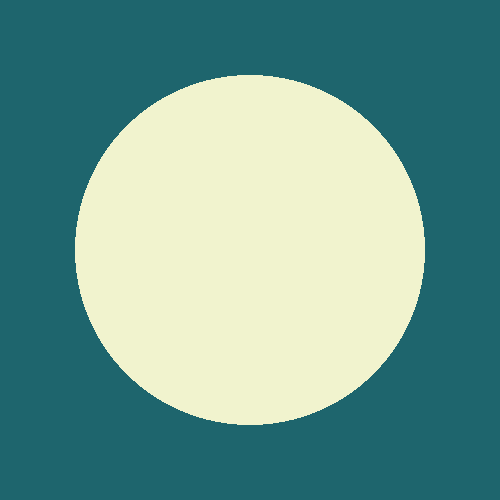
#> input picture plotting/images/rough_shape.png, 500 x 500 px
$ python antialiasplot.py
#> lines starting #> are read from the running program, lines starting #| are printed output that depends on the picture
import matplotlib.image as mpimg
import matplotlib.pyplot as plt
import numpy as np
from matplotlib.ticker import LinearLocator, FormatStrFormatter


# [33 lines of commented-out code are left out]


img = mpimg.imread('./images/rough_shape.png')
#> img is the input picture: shape (500, 500, 4) float32; mean R, G, B, A 0.436, 0.61, 0.573, 1
# plt.imshow(img)
# # lum_img = img[:, :, 0]
# # plt.imshow(lum_img)
# plt.show()


# img = mpimg.imread('./images/rough_shape.png')
img = mpimg.imread('./images/smooth_shape.png')
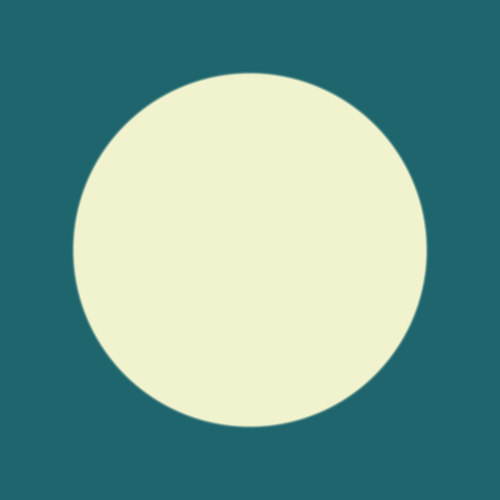
#> input picture plotting/images/smooth_shape.png, 500 x 500 px
#> img is the input picture: shape (500, 500, 4) float32; mean R, G, B, A 0.443, 0.614, 0.576, 1

# plt.imshow(img)

fig, ax = plt.subplots()

# make data
lum_img = img[:, :, 0]
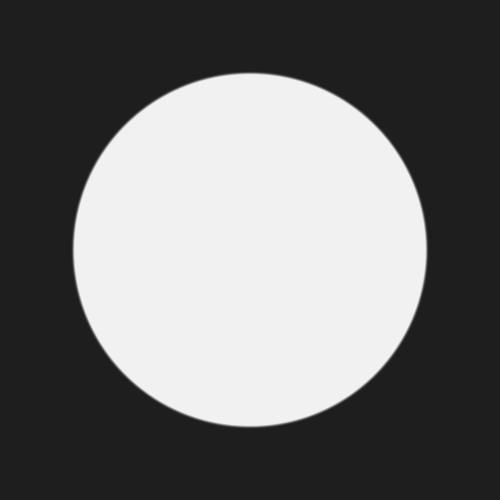
#> lum_img: shape (500, 500) float32; min 0.118, max 0.945, mean 0.443
Z = img
extent = (-1, 1, -1, 1)
Z2 = np.zeros([500, 500, 4], dtype="d")
# Z2 = np.zeros([530, 530], dtype="d")
# ny, nx = Z.shape
ny, nx = 500, 500
Z2[0:0 + ny, 0:0 + nx] = Z

ax.imshow(Z2, extent=extent, interpolation="nearest",
          origin="lower")

ax.set_xticklabels('')
ax.set_yticklabels('')

# inset axes....
axins = ax.inset_axes([0.5, 0.5, 0.5, 0.5])
axins.imshow(Z2, extent=extent, interpolation="nearest",
          origin="lower")
# sub region of the original image
x1, x2, y1, y2 = -.6, -.4, -.6, -.4
axins.set_xlim(x1, x2)
axins.set_ylim(y1, y2)
axins.set_xticklabels('')
axins.set_yticklabels('')

ax.indicate_inset_zoom(axins)
plt.tight_layout()
plt.show()
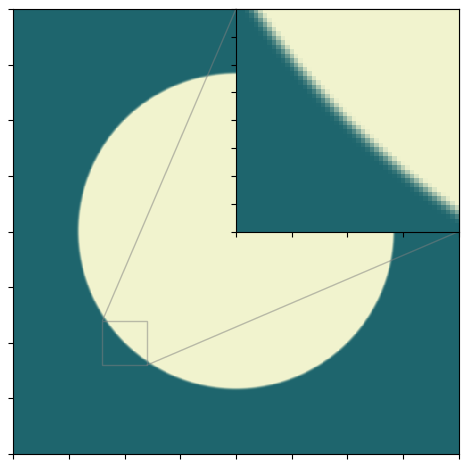
#> figure drawn by matplotlib, 1 panel


# [35 lines of commented-out code are left out]
